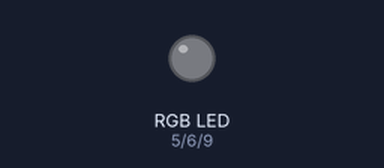
This sketch was run on a simulated Arduino Uno, built with avr-gcc and run on an emulated ATmega328P. Parts: an RGB LED mixed from three pins (HIGH = lit).

Above: at 0.15 s.
At 5.26 s:
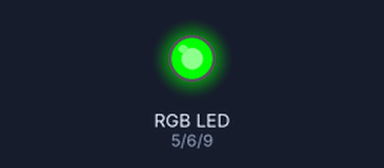
At 10.37 s:
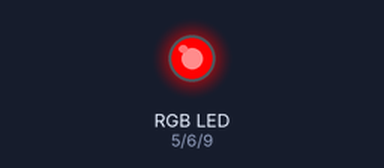
At 19.99 s:
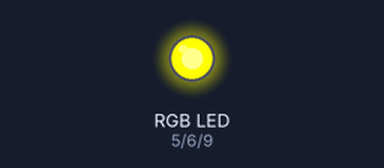
At 29.91 s:
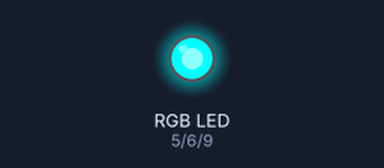
At 39.84 s:
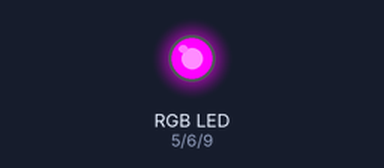
Timing chart, 0 to 40.0 s (numbered marks = the images above):
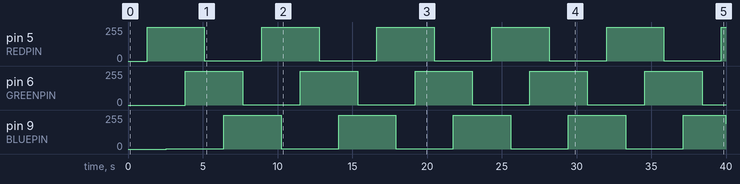

The sketch:

TestRGB.ino
```cpp
#define REDPIN 5
#define GREENPIN 6
#define BLUEPIN 9

#define FADESPEED 5     // чем выше число, тем медленнее будет fade-эффект

void setup() {
  pinMode(REDPIN, OUTPUT);
  pinMode(GREENPIN, OUTPUT);
  pinMode(BLUEPIN, OUTPUT);
}


void loop() {
  int r, g, b;

  // fade от голубого к фиолетовому
  for (r = 0; r < 256; r++) {
    analogWrite(REDPIN, r);
    delay(FADESPEED);
  }
  // fade от фиолетового к красному
  for (b = 255; b > 0; b--) {
    analogWrite(BLUEPIN, b);
    delay(FADESPEED);
  }
  // fade от красного к желтому
  for (g = 0; g < 256; g++) {
    analogWrite(GREENPIN, g);
    delay(FADESPEED);
  }
  // fade от желтого к зеленому
  for (r = 255; r > 0; r--) {
    analogWrite(REDPIN, r);
    delay(FADESPEED);
  }
  // fade от зеленого к зеленовато-голубому
  for (b = 0; b < 256; b++) {
    analogWrite(BLUEPIN, b);
    delay(FADESPEED);
  }
  // fade от зеленовато-голубого к голубому
  for (g = 255; g > 0; g--) {
    analogWrite(GREENPIN, g);
    delay(FADESPEED);
  }
}
```

Measured:
- by itself, pin 5 (REDPIN), pin 6 (GREENPIN): alternates 255/255 for 3.8 s and 1/255 for 3.8 s
- by itself, pin 9 (BLUEPIN): 0/255 → 1/255 at 2.6 s, → 255/255 3.8 s later, → 1/255 3.8 s later, → 255/255 3.8 s later, … (11 changes in this stretch)
